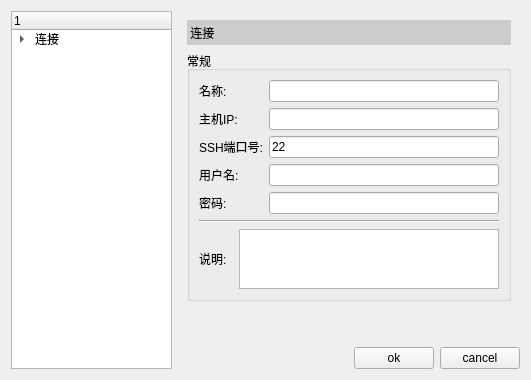
<?xml version="1.0" encoding="UTF-8"?>
<ui version="4.0">
 <class>ServerCreationWindow</class>
 <widget class="QWidget" name="ServerCreationWindow">
  <property name="geometry">
   <rect>
    <x>0</x>
    <y>0</y>
    <width>531</width>
    <height>380</height>
   </rect>
  </property>
  <property name="sizePolicy">
   <sizepolicy hsizetype="Fixed" vsizetype="Fixed">
    <horstretch>0</horstretch>
    <verstretch>0</verstretch>
   </sizepolicy>
  </property>
  <property name="windowTitle">
   <string>增加会话</string>
  </property>
  <layout class="QHBoxLayout" name="horizontalLayout_2">
   <item>
    <widget class="QTreeWidget" name="treeWidget">
     <property name="sizePolicy">
      <sizepolicy hsizetype="Maximum" vsizetype="Preferred">
       <horstretch>0</horstretch>
       <verstretch>0</verstretch>
      </sizepolicy>
     </property>
     <property name="maximumSize">
      <size>
       <width>161</width>
       <height>16777215</height>
      </size>
     </property>
     <column>
      <property name="text">
       <string/>
      </property>
     </column>
     <item>
      <property name="text">
       <string>连接</string>
      </property>
      <item>
       <property name="text">
        <string>用户身份验证</string>
       </property>
      </item>
     </item>
    </widget>
   </item>
   <item>
    <layout class="QVBoxLayout" name="verticalLayout">
     <item>
      <widget class="QStackedWidget" name="stackedWidget">
       <property name="currentIndex">
        <number>0</number>
       </property>
       <widget class="QWidget" name="page">
        <layout class="QVBoxLayout" name="verticalLayout_3">
         <item>
          <widget class="QLabel" name="label">
           <property name="sizePolicy">
            <sizepolicy hsizetype="Expanding" vsizetype="Minimum">
             <horstretch>0</horstretch>
             <verstretch>0</verstretch>
            </sizepolicy>
           </property>
           <property name="minimumSize">
            <size>
             <width>0</width>
             <height>25</height>
            </size>
           </property>
           <property name="styleSheet">
            <string notr="true">background-color: rgb(204, 204, 204);</string>
           </property>
           <property name="text">
            <string> 连接</string>
           </property>
          </widget>
         </item>
         <item>
          <widget class="QGroupBox" name="groupBox">
           <property name="styleSheet">
            <string notr="true">border-color: rgb(0, 0, 0);</string>
           </property>
           <property name="title">
            <string>常规</string>
           </property>
           <property name="flat">
            <bool>false</bool>
           </property>
           <layout class="QVBoxLayout" name="verticalLayout_2">
            <item>
             <layout class="QGridLayout" name="gridLayout">
              <item row="0" column="0">
               <widget class="QLabel" name="label_2">
                <property name="text">
                 <string>名称:</string>
                </property>
               </widget>
              </item>
              <item row="1" column="0">
               <widget class="QLabel" name="label_3">
                <property name="text">
                 <string>主机IP:</string>
                </property>
               </widget>
              </item>
              <item row="1" column="1">
               <widget class="QLineEdit" name="lineEdit_host"/>
              </item>
              <item row="3" column="0">
               <widget class="QLabel" name="label_6">
                <property name="sizePolicy">
                 <sizepolicy hsizetype="Preferred" vsizetype="Preferred">
                  <horstretch>0</horstretch>
                  <verstretch>0</verstretch>
                 </sizepolicy>
                </property>
                <property name="text">
                 <string>用户名:</string>
                </property>
               </widget>
              </item>
              <item row="3" column="1">
               <widget class="QLineEdit" name="lineEdit_username"/>
              </item>
              <item row="4" column="0">
               <widget class="QLabel" name="label_4">
                <property name="text">
                 <string>密码:</string>
                </property>
               </widget>
              </item>
              <item row="4" column="1">
               <widget class="QLineEdit" name="lineEdit_passwd"/>
              </item>
              <item row="0" column="1">
               <widget class="QLineEdit" name="lineEdit_name"/>
              </item>
              <item row="2" column="0">
               <widget class="QLabel" name="label_7">
                <property name="text">
                 <string>SSH端口号:</string>
                </property>
               </widget>
              </item>
              <item row="2" column="1">
               <widget class="QLineEdit" name="lineEdit_host_port">
                <property name="text">
                 <string>22</string>
                </property>
               </widget>
              </item>
             </layout>
            </item>
            <item>
             <widget class="Line" name="line">
              <property name="orientation">
               <enum>Qt::Horizontal</enum>
              </property>
             </widget>
            </item>
            <item>
             <layout class="QHBoxLayout" name="horizontalLayout_3">
              <item>
               <widget class="QLabel" name="label_5">
                <property name="text">
                 <string>说明:  </string>
                </property>
                <property name="alignment">
                 <set>Qt::AlignCenter</set>
                </property>
               </widget>
              </item>
              <item>
               <widget class="QTextEdit" name="textEdit_notes">
                <property name="sizePolicy">
                 <sizepolicy hsizetype="Expanding" vsizetype="Preferred">
                  <horstretch>0</horstretch>
                  <verstretch>0</verstretch>
                 </sizepolicy>
                </property>
                <property name="minimumSize">
                 <size>
                  <width>0</width>
                  <height>0</height>
                 </size>
                </property>
                <property name="maximumSize">
                 <size>
                  <width>16777215</width>
                  <height>60</height>
                 </size>
                </property>
               </widget>
              </item>
             </layout>
            </item>
           </layout>
          </widget>
         </item>
         <item>
          <spacer name="verticalSpacer">
           <property name="orientation">
            <enum>Qt::Vertical</enum>
           </property>
           <property name="sizeHint" stdset="0">
            <size>
             <width>20</width>
             <height>40</height>
            </size>
           </property>
          </spacer>
         </item>
        </layout>
       </widget>
       <widget class="QWidget" name="page_2"/>
      </widget>
     </item>
     <item>
      <layout class="QHBoxLayout" name="horizontalLayout">
       <item>
        <spacer name="horizontalSpacer">
         <property name="orientation">
          <enum>Qt::Horizontal</enum>
         </property>
         <property name="sizeHint" stdset="0">
          <size>
           <width>40</width>
           <height>20</height>
          </size>
         </property>
        </spacer>
       </item>
       <item>
        <widget class="QPushButton" name="pushButton_ok">
         <property name="sizePolicy">
          <sizepolicy hsizetype="Minimum" vsizetype="Minimum">
           <horstretch>0</horstretch>
           <verstretch>0</verstretch>
          </sizepolicy>
         </property>
         <property name="minimumSize">
          <size>
           <width>30</width>
           <height>0</height>
          </size>
         </property>
         <property name="text">
          <string>ok</string>
         </property>
        </widget>
       </item>
       <item>
        <widget class="QPushButton" name="pushButton_cancel">
         <property name="sizePolicy">
          <sizepolicy hsizetype="Minimum" vsizetype="Minimum">
           <horstretch>0</horstretch>
           <verstretch>0</verstretch>
          </sizepolicy>
         </property>
         <property name="minimumSize">
          <size>
           <width>30</width>
           <height>0</height>
          </size>
         </property>
         <property name="text">
          <string>cancel</string>
         </property>
        </widget>
       </item>
      </layout>
     </item>
    </layout>
   </item>
  </layout>
 </widget>
 <resources/>
 <connections/>
</ui>
